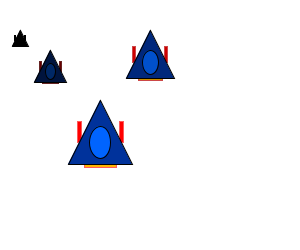
Frame 1 (no input)
Frame 60 (the mouse pressed at the canvas centre just before this capture): identical to frame 1, image omitted
Frame 120 (the mouse held since frame 60 and released just before this capture): identical to frame 1, image omitted

The Processing sketch that drew this single still picture (run headless with seeded random() and noise(); from frame 60 on, the mouse is pressed at the canvas centre):

// Processing sketch: task1
// ── task1.pde
void setup(){
 size(300,250);
}
void draw() {
 background(255);
drawSpaceship(20,30,16,0);   //tiny spaceship
drawSpaceship(50,50,32,0.4);  //small spaceship
drawSpaceship(150,30,48,0.8); //medium spaceship
drawSpaceship(100,100,64,1.0); //big spaceship
}
void drawSpaceship(int x, int y, int size, float brightness) {
 // draw side guns
 rectMode(CENTER);
 stroke(255 * brightness, 90 * brightness, 90 * brightness);
 strokeWeight(1);
 fill(255 * brightness, 0, 0);
 rect(x-size/3, y+size/2, size/15, size/3);
 rect(x+size/3, y+size/2, size/15, size/3);
 // draw jet engine
 fill(255 * brightness, 180 * brightness, 0);
 rect(x, y+size, size/2, size/10);
 // draw main body
 stroke(0);
 fill(0, 50 * brightness, 155 * brightness);
 triangle(x,y,x+size/2,y+size,x-size/2, y+size);
 fill(0, 100 * brightness, 255 * brightness);
 ellipse(x, y+2*size/3, size/3, size/2);
}
